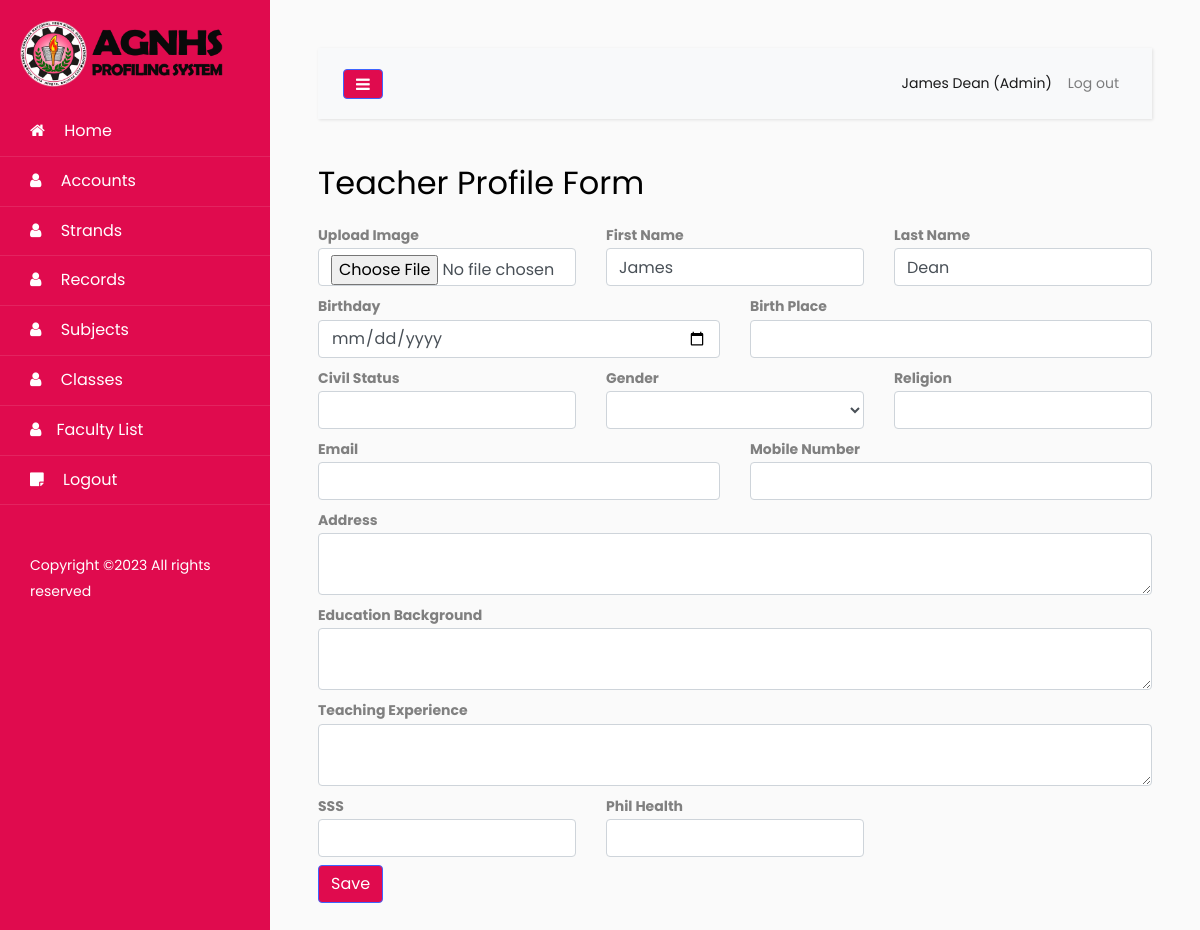
Screenshot of /pages/my-profile-form.php (signed in) with the database file from the repository.
### tables this page shows
CREATE TABLE `account` (
  `Id` tinyint(11) NOT NULL AUTO_INCREMENT,
  `username` varchar(100) NOT NULL DEFAULT '',
  `password` varchar(100) NOT NULL,
  `firstName` varchar(150) DEFAULT NULL,
  `lastName` varchar(150) DEFAULT NULL,
  `status` varchar(255) DEFAULT 'Inactive',
  `role` varchar(20) DEFAULT NULL,
  `dateAdded` date DEFAULT NULL,
  `birthday` date DEFAULT NULL,
  `sex` varchar(255) DEFAULT NULL,
  `age` int(11) DEFAULT NULL,
  `phone` varchar(255) DEFAULT NULL,
  `email` varchar(255) DEFAULT NULL,
  `address` text,
  `image` varchar(255) DEFAULT NULL,
  `educationalBackground` text,
  `teachingExperience` text,
  `civilStatus` varchar(255) DEFAULT NULL,
  `religion` varchar(255) DEFAULT NULL,
  `birthPlace` varchar(255) DEFAULT NULL,
  `sss` varchar(255) DEFAULT NULL,
  `philHealth` varchar(255) DEFAULT NULL,
  `isDeleted` int(11) DEFAULT '0',
  PRIMARY KEY (`Id`)
);

### config/Models.php (called while the page is built, shortened)
<?php
include "CRUD.php";
function account() {
	$crud = new CRUD;
	$crud->table = "account";
	return $crud;
}
?>

### config/CRUD.php (called while the page is built)
<?php class CRUD{var $table;var $obj=array();function arrayToQuery($query){$query_array=array();foreach($query as $key=>$key_value){if($key_value=="NOW()"){$query_array[]="$key=$key_value";}else{$query_array[]="$key='".htmlspecialchars($key_value,ENT_QUOTES)."'";}}return implode(', ',$query_array);}function list($query=""){$query=$query?"where ".$query:"";$db=Database::connect();$pdo=$db->prepare("select * from $this->table $query");$pdo->execute();$result=$pdo->fetchAll(PDO::FETCH_OBJ);Database::disconnect();return $result;}function count($query=""){$query=$query?"where ".$query:"";$db=Database::connect();$pdo=$db->prepare("select * from $this->table $query");$pdo->execute();Database::disconnect();return $pdo->rowCount();}function get($args){$db=Database::connect();$pdo=$db->prepare("select * from $this->table where $args");$pdo->execute();$result=$pdo->fetch(PDO::FETCH_OBJ);Database::disconnect();return $result;}function create(){$object=$this->arrayToQuery($this->obj);$db=Database::connect();$pdo=$db->prepare("insert into $this->table set $object");$pdo->execute();Database::disconnect();}function update($args){$object=$this->arrayToQuery($this->obj);$db=Database::connect();$pdo=$db->prepare("update $this->table set $object where $args");$pdo->execute();Database::disconnect();}function delete($args){$db=Database::connect();$pdo=$db->prepare("delete from $this->table where $args");$pdo->execute();Database::disconnect();}} ?>

### pages/my-profile-form.php (the view, shortened to what this page needs)
<?php
  $ROOT_DIR="../";
  include $ROOT_DIR . "templates/header.php";
?>
<h2>Teacher Profile Form</h2>
<form action="process.php?action=profile-save" enctype="multipart/form-data" method="post">
<div class="row">
  <div class="col-4 mt-2">
    <b>Upload Image</b>
    <input type="file" name="image" class="form-control">
  </div>
    <div class="col-4 mt-2">
      <b>First Name</b>
      <input type="text" name="firstName" value="<?=$account->firstName?>" class="form-control" required>
    </div>
  <div class="col-4 mt-2">
    <b>Last Name</b>
    <input type="text" name="lastName" value="<?=$account->lastName?>" class="form-control" required>
  </div>
  <div class="col-6 mt-2">
    <b>Birthday</b>
    <input type="date" name="birthday" value="<?=$account->birthday?>" class="form-control" required>
  </div>
  <div class="col-6 mt-2">
    <b>Birth Place</b>
    <input type="text" name="birthPlace" value="<?=$account->birthPlace?>" class="form-control" required>
  </div>
  <div class="col-4 mt-2">
    <b>Civil Status</b>
    <input type="text" name="civilStatus" value="<?=$account->civilStatus?>" class="form-control" required>
  </div>
  <div class="col-4 mt-2">
    <b>Gender</b>
    <select class="form-control" name="sex" required>
      <option><?=$account->sex?></option>
      <option value="">--Select--</option>
    </select>
  </div>
  <div class="col-4 mt-2">
    <b>Religion</b>
    <input type="text" name="religion" value="<?=$account->religion?>" class="form-control" required>
  </div>
  <div class="col-6 mt-2">
    <b>Email</b>
    <input type="text" name="email" value="<?=$account->email?>" class="form-control" required>
  </div>
  <div class="col-6 mt-2">
    <b>Mobile Number</b>
    <input type="number" name="phone" value="<?=$account->phone?>" class="form-control" required>
  </div>
  <div class="col-12 mt-2">
    <b>Address</b>
    <textarea name="address" class="form-control" required><?=$account->address?></textarea>
  </div>
  <div class="col-12 mt-2">
    <b>Education Background</b>
    <textarea name="educationalBackground" class="form-control" required><?=$account->educationalBackground?></textarea>
  </div>
  <div class="col-12 mt-2">
    <b>Teaching Experience</b>
    <textarea name="teachingExperience" class="form-control" required><?=$account->teachingExperience?></textarea>
  </div>
    <div class="col-4 mt-2">
      <b>SSS</b>
      <input type="text" name="sss" value="<?=$account->sss?>" class="form-control" required>
    </div>
    <div class="col-4 mt-2">
      <b>Phil Health</b>
      <input type="text" name="philHealth" value="<?=$account->philHealth?>" class="form-control" required>
    </div>
</div>
<button type="submit" class="btn btn-primary mt-2">Save</button>
</form>
<?php include $ROOT_DIR . "templates/footer.php"; ?>

### templates/header.php (shortened to what this page needs)
<?php
include_once($ROOT_DIR . "config/Models.php");
if (isset($_SESSION["user_session"])) {
  $user = $_SESSION["user_session"];
  $username = $user["username"];
  $account = account()->get("username='$username'");
  $role = $account->role;
}
else{
  header("Location: ../auth/login.php");
}
?>
<html lang="en">
  <head>
		<link rel="stylesheet" href="https://stackpath.bootstrapcdn.com/font-awesome/4.7.0/css/font-awesome.min.css">
		<link rel="stylesheet" href="<?=$ROOT_DIR;?>templates/css/style.css">
  </head>
  <body>
		<div class="wrapper d-flex align-items-stretch">
			<nav id="sidebar">
        <img src="../templates/images/admin-logo.png" alt="" width="80%" style="margin:20px;">
        <ul class="list-unstyled components mb-5">
          <li class="active">
            <a href="index.php"><span class="fa fa-home"></span> Home</a>
          </li>
          <?php if ($role=="Admin"): ?>
            <li>
                <a href="accounts.php"><span class="fa fa-user"></span> Accounts</a>
            </li>
            <li>
                <a href="strands.php"><span class="fa fa-user"></span> Strands</a>
            </li>
            <li>
                <a href="my-records.php"><span class="fa fa-user"></span> Records</a>
            </li>
            <li>
                <a href="subjects.php"><span class="fa fa-user"></span> Subjects</a>
            </li>
            <li>
                <a href="classes.php"><span class="fa fa-user"></span> Classes</a>
            </li>
            <li>
                <a href="faculty-list.php"><span class="fa fa-user"></span>Faculty List</a>
            </li>
          <?php endif; ?>
          <li>
            <a href="../auth/process.php?action=user-logout"><span class="fa fa-sticky-note"></span> Logout</a>
          </li>
        </ul>
        <div class="footer">
        	<p>
					  Copyright &copy;<script>document.write(new Date().getFullYear());</script> All rights reserved </a>
					</p>
        </div>
    	</nav>
      <div id="content" class="p-4 p-md-5">
        <nav class="navbar navbar-expand-lg navbar-light bg-light">
          <div class="container-fluid">
            <button type="button" id="sidebarCollapse" class="btn btn-primary">
              <i class="fa fa-bars"></i>
            </button>
            <div class="collapse navbar-collapse" id="navbarSupportedContent">
              <ul class="nav navbar-nav ml-auto">
                <li class="nav-item active">
                    <a class="nav-link" href="#"><?=$account->firstName;?> <?=$account->lastName;?> (<?=$account->role?>)</a>
                </li>
                <li class="nav-item">
                    <a class="nav-link" href="../auth/process.php?action=user-logout">Log out</a>
                </li>
              </ul>
            </div>
          </div>
        </nav>

### templates/header.php (style rules this page uses)
#sidebar { background: #e00b4e !important; }
.btn-primary { background: #e00b4e !important; }

### rows the page displays
account: firstName "James", lastName "Dean", role "Admin"
